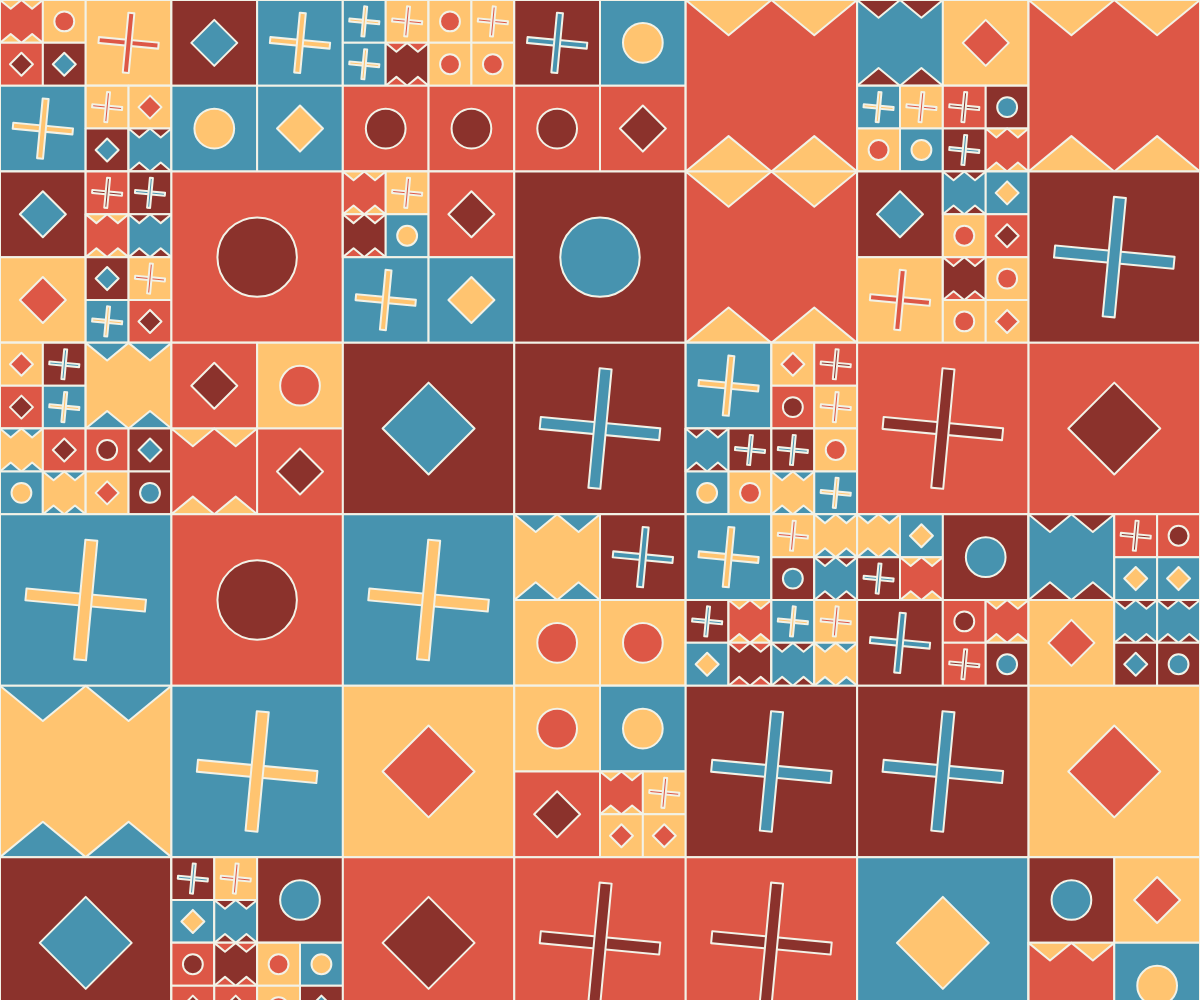
Frame 1 (no input)
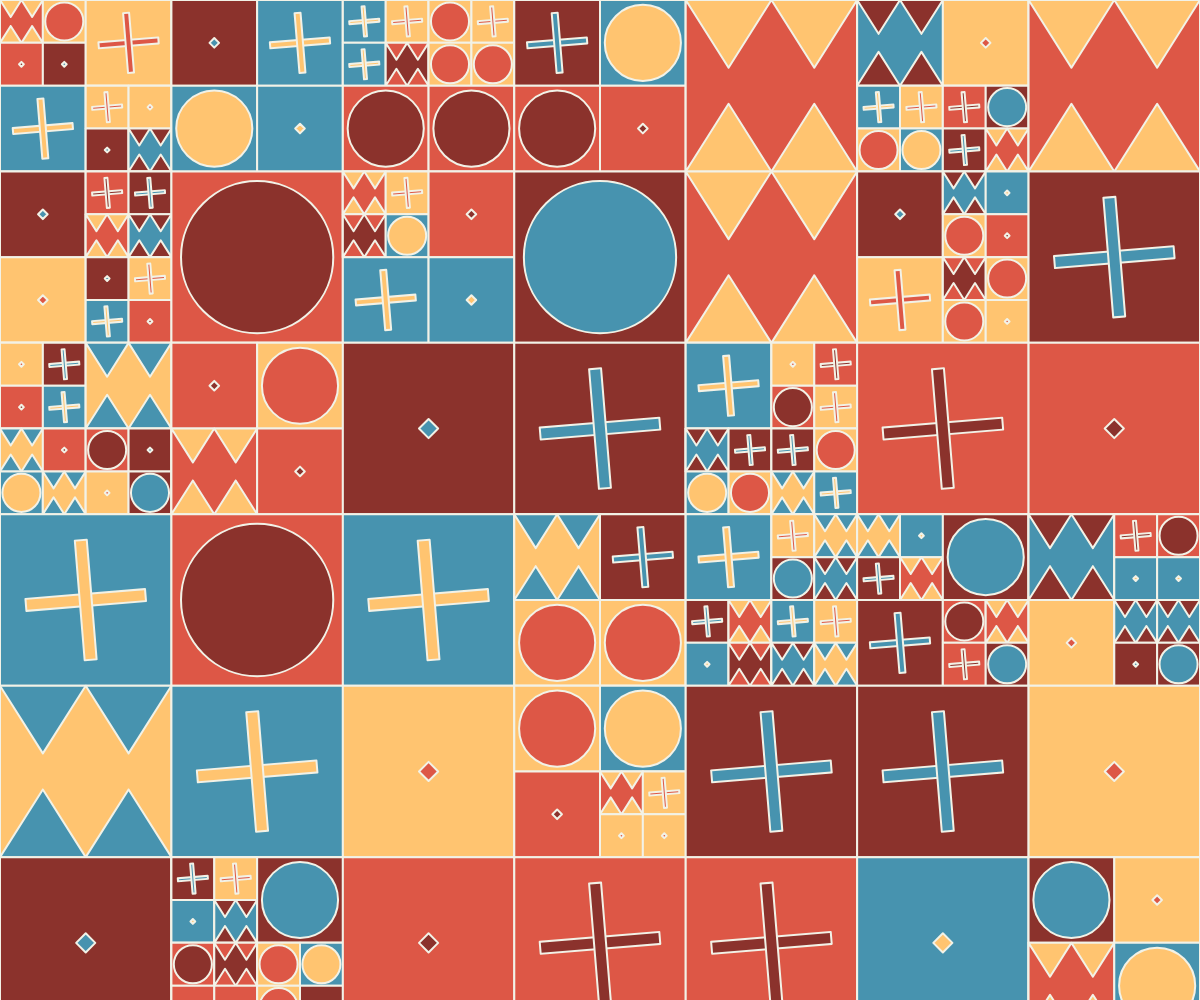
Frame 60 (no input)
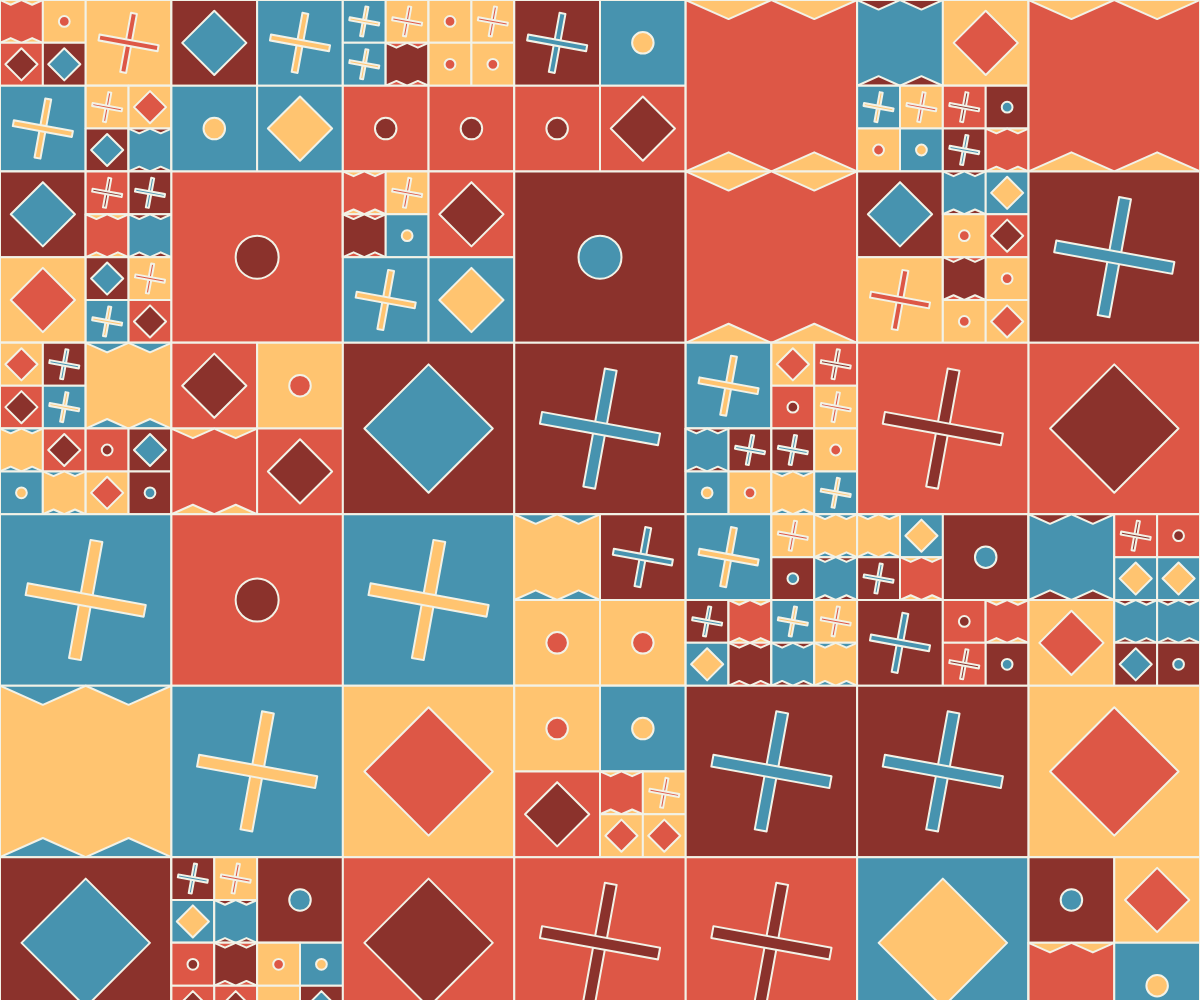
Frame 120 (the mouse pressed at the canvas centre since frame 60)

The p5.js sketch that drew these frames (run headless with seeded random() and noise() and a simulated clock; from frame 60 on, the mouse is pressed at the canvas centre):

// p5.js sketch
// ── sketch.js
const COLORS = {
  background: "#1d1d1b",
  border: "#f2f2e7",
  palette: ["#4793AF", "#FFC470", "#DD5746", "#8B322C"]
};

const SETTINGS = {
  animationSpeed: 0.03,
  maxDepth: 2,
  minModuleSize: 40,
  subdivideChance: 0.4,
  crossSize: 0.7
};

let grid = {
  columns: 0,
  rows: 0,
  moduleSize: 0,
  seed: 0,
  depth: 0
};

function setup() {
  createCanvas(windowWidth, windowHeight);
  strokeJoin(ROUND);

 
  grid.columns = floor(random(5, 8));
  grid.moduleSize = width / grid.columns;
  grid.rows = ceil(height / grid.moduleSize);
  grid.seed = random(1000);

  stroke(COLORS.border);
  strokeWeight(2);
  frameRate(60);
}

function draw() {
  background(COLORS.background);
  randomSeed(grid.seed);

  const movement = (sin(frameCount * SETTINGS.animationSpeed) + 1) / 2;
  grid.depth = 0;

  drawGrid(0, 0, grid.columns, grid.rows, width, movement);
}

function drawGrid(x, y, cols, rows, size, movement) {
  const cellSize = size / cols;

  for (let row = 0; row < rows; row++) {
    for (let col = 0; col < cols; col++) {
      const posX = x + col * cellSize;
      const posY = y + row * cellSize;

      drawCell(posX, posY, cellSize, movement);
    }
  }
}

function drawCell(x, y, size, movement) {
  const colorIndex = floor(random(COLORS.palette.length));

  fill(COLORS.palette[colorIndex]);
  rect(x, y, size, size);

  if (shouldSubdivide(size)) {
    grid.depth++;
    drawGrid(x, y, 2, 2, size, movement);
    grid.depth--;
    return;
  }

  fill(COLORS.palette[(colorIndex + 1) % COLORS.palette.length]);
  const shapeType = floor(random(4));
  drawShape(shapeType, x, y, size, movement);
}

function shouldSubdivide(size) {
  return random() < SETTINGS.subdivideChance && 
         grid.depth < SETTINGS.maxDepth && 
         size > SETTINGS.minModuleSize;
}

function drawShape(type, x, y, size, movement) {
  const center = { x: x + size / 2, y: y + size / 2 };

  switch(type) {
    case 0:
      drawSpinningCross(center, size, movement);
      break;
    case 1:
      const maxRadius = size / 2 * 0.9;
      circle(center.x, center.y, maxRadius * 2 * movement);
      break;
    case 2:
      drawCrown(x, y, size, movement);
      break;
    case 3:
      drawDiamond(x, y, size, movement);
      break;
  }
}

function drawSpinningCross(center, size, phase) {
  const rotation = phase * TWO_PI;
  const armLength = size * SETTINGS.crossSize / 2;
  const padding = size * 0.1;

  push();
  translate(center.x, center.y);
  rotate(rotation);

  const safeLength = min(armLength, (size/2 - padding));
  rectMode(CENTER);
  rect(0, 0, safeLength * 2, safeLength * 0.2);
  rect(0, 0, safeLength * 0.2, safeLength * 2);

  pop();
}

function drawCrown(x, y, size, height) {
  const points = 5;
  const spacing = size / (points - 1);
  const peakHeight = size * height * 0.4;

  beginShape();
  for (let i = 0; i < points; i++) {
    vertex(x + i * spacing, y + (i % 2 ? peakHeight : 0));
  }
  for (let i = points - 1; i >= 0; i--) {
    vertex(x + i * spacing, y + size - (i % 2 ? peakHeight : 0));
  }
  endShape(CLOSE);
}

function drawDiamond(x, y, size, scale) {
  const center = size / 2;
  const maxOffset = center * 0.9;
  const offset = maxOffset * scale;

  beginShape();
  vertex(x + center, y + offset);
  vertex(x + size - offset, y + center);
  vertex(x + center, y + size - offset);
  vertex(x + offset, y + center);
  endShape(CLOSE);
}
